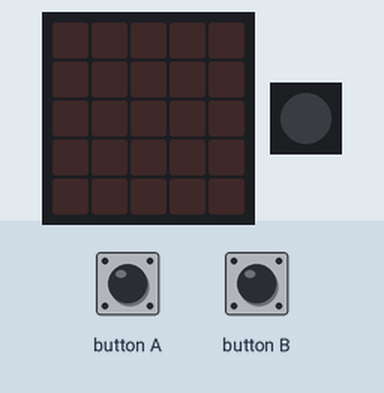
Simulated run of this program. Board: Calliope mini (MakeCode). Parts: the board's 5×5 LED display, 1 RGB LEDs in strip order, left to right. The test bench sets the inputs (shaded band).

Above: at 1.2 s.
1.3 s: button A pressed for 0.15 s
At 2.05 s:
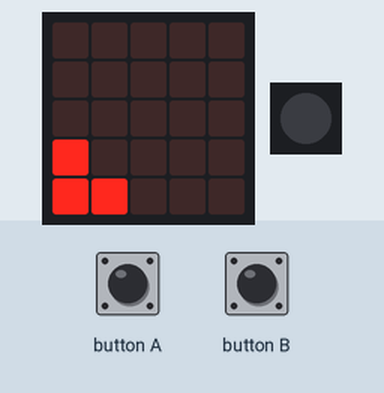
4.4 s: button B pressed for 0.15 s
At 7.3 s:
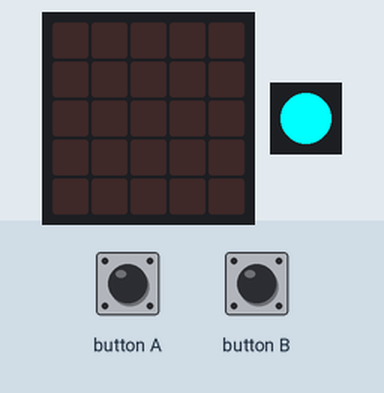
7.4 s: button A pressed for 0.15 s
At 8.95 s:
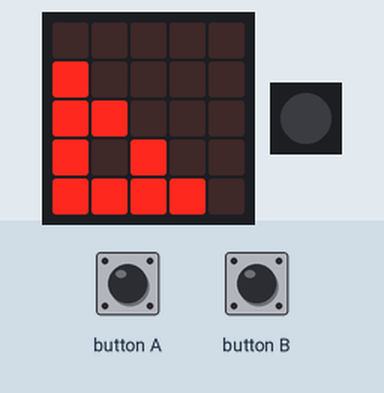
10.4 s: button B pressed for 0.15 s
At 11.35 s:
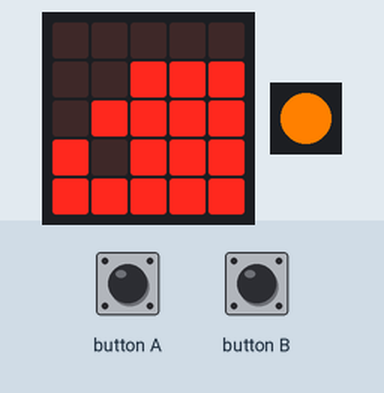
13.5 s: button A pressed for 0.15 s
At 14.25 s:
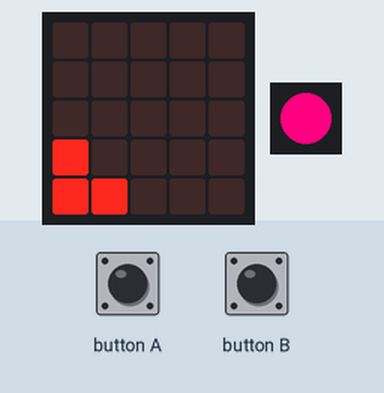
16.6 s: button B pressed for 0.15 s
At 20.1 s:
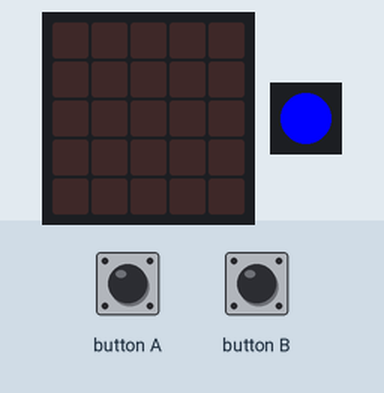
Timing chart, 0 to 22.2 s (numbered marks = the images above; inputs shaded):
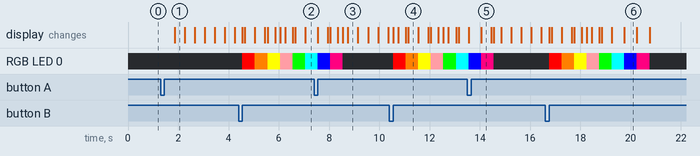

The program:

main.ts
```typescript
input.onButtonEvent(Button.A, input.buttonEventClick(), function () {
    basic.showLeds(`
        . . . . .
        . . . . .
        . . . . .
        . . . . .
        . . . . .
        `)
    basic.showLeds(`
        . . . . .
        . . . . .
        . . . . .
        # . . . .
        # # . . .
        `)
    basic.showLeds(`
        . . . . .
        . . . . .
        # . . . .
        . # . . .
        # # # . .
        `)
    basic.showLeds(`
        . . . . .
        # . . . .
        # # . . .
        # . # . .
        # # # # .
        `)
    basic.showLeds(`
        . . . . .
        # # . . .
        # # # . .
        # # . # .
        # # # # #
        `)
    basic.showLeds(`
        . . . . .
        # # # . .
        # # # # .
        # # # . #
        # # # # #
        `)
    basic.showLeds(`
        . . . . .
        # # # # .
        # # # # #
        # # # # .
        # # # # #
        `)
    basic.showLeds(`
        . . . . .
        # # # # #
        # # # # #
        # # # # #
        # # # # #
        `)
    basic.showLeds(`
        . . . . .
        . # # # #
        # # # # #
        . # # # #
        # # # # #
        `)
    basic.showLeds(`
        . . . . .
        . . # # #
        . # # # #
        # . # # #
        # # # # #
        `)
    basic.showLeds(`
        . . . . .
        . . . # #
        . . # # #
        . # . # #
        # # # # #
        `)
    basic.showLeds(`
        . . . . .
        . . . . #
        . . . # #
        . . # . #
        . # # # #
        `)
    basic.showLeds(`
        . . . . .
        . . . . .
        . . . . #
        . . . # .
        . . # # #
        `)
    basic.showLeds(`
        . . . . .
        . . . . .
        . . . . .
        . . . . #
        . . . # #
        `)
    basic.showLeds(`
        . . . . .
        . . . . .
        . . . . .
        . . . . .
        . . . . .
        `)
})
input.onButtonEvent(Button.B, input.buttonEventClick(), function () {
    basic.setLedColor(0xff0000)
    basic.pause(500)
    basic.setLedColor(0xff8000)
    basic.pause(500)
    basic.setLedColor(0xffff00)
    basic.pause(500)
    basic.setLedColor(0xff9da5)
    basic.pause(500)
    basic.setLedColor(0x00ff00)
    basic.pause(500)
    basic.setLedColor(0x00ffff)
    basic.pause(500)
    basic.setLedColor(0x0000ff)
    basic.pause(500)
    basic.setLedColor(0xff0080)
    basic.pause(500)
    basic.turnRgbLedOff()
})
```

test.ts
```typescript
// Hier kann man Tests durchführen; diese Datei wird nicht kompiliert, wenn dieses Paket als Erweiterung verwendet wird.
```

Measured:
- after the input at 1.3 s, the display: changes after 0.55 s (image 1)
- after the input at 7.4 s, the display: first differs from a run without the input after 0.55 s (image 3 shows a later state)
- after the input at 13.5 s, the display: first differs from a run without the input after 0.55 s (image 5 shows a later state)
- what the display in image 1 shows lasts 0.4 s, from 1.9 s to 2.3 s
- what the display in image 6 shows lasts 0.5 s, from 19.8 s to 20.3 s
